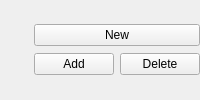
        <widget class="QWidget" name="widget" native="true">
         <layout class="QGridLayout" name="gridLayout_2">
          <property name="leftMargin">
           <number>0</number>
          </property>
          <property name="topMargin">
           <number>0</number>
          </property>
          <property name="rightMargin">
           <number>0</number>
          </property>
          <property name="bottomMargin">
           <number>0</number>
          </property>
          <item row="0" column="0">
           <spacer name="Spacer3">
            <property name="orientation">
             <enum>Qt::Orientation::Horizontal</enum>
            </property>
            <property name="sizeType">
             <enum>QSizePolicy::Policy::Expanding</enum>
            </property>
            <property name="sizeHint" stdset="0">
             <size>
              <width>0</width>
              <height>53</height>
             </size>
            </property>
           </spacer>
          </item>
          <item row="0" column="1">
           <layout class="QVBoxLayout" name="_2">
            <property name="spacing">
             <number>6</number>
            </property>
            <property name="leftMargin">
             <number>0</number>
            </property>
            <property name="topMargin">
             <number>0</number>
            </property>
            <property name="rightMargin">
             <number>0</number>
            </property>
            <property name="bottomMargin">
             <number>0</number>
            </property>
            <item>
             <widget class="QPushButton" name="pb_server_new">
              <property name="sizePolicy">
               <sizepolicy hsizetype="Preferred" vsizetype="Fixed">
                <horstretch>0</horstretch>
                <verstretch>0</verstretch>
               </sizepolicy>
              </property>
              <property name="toolTip">
               <string>Clear the server form.</string>
              </property>
              <property name="whatsThis">
               <string>New

clear form; doesn't make any changes to the entries</string>
              </property>
              <property name="text">
               <string>New</string>
              </property>
             </widget>
            </item>
            <item>
             <layout class="QHBoxLayout" name="_3">
              <property name="spacing">
               <number>6</number>
              </property>
              <property name="leftMargin">
               <number>0</number>
              </property>
              <property name="topMargin">
               <number>0</number>
              </property>
              <property name="rightMargin">
               <number>0</number>
              </property>
              <property name="bottomMargin">
               <number>0</number>
              </property>
              <item>
               <widget class="QPushButton" name="pb_server_add">
                <property name="toolTip">
                 <string>Add or change the current entry.</string>
                </property>
                <property name="whatsThis">
                 <string>Add or Change

Label 'Change ' appears when title is not unique, i.e. the saved entries with that title will be superseded by the current entries.

Label 'Add' is default. The given entries will be saved under the given title.</string>
                </property>
                <property name="text">
                 <string>Add</string>
                </property>
               </widget>
              </item>
              <item>
               <widget class="QPushButton" name="pb_server_delete">
                <property name="toolTip">
                 <string>Delete the current entry.</string>
                </property>
                <property name="whatsThis">
                 <string>Delete

Deletes the saved entries with same Title.

Note: 'Delete' concerns saved records.</string>
                </property>
                <property name="text">
                 <string>Delete</string>
                </property>
               </widget>
              </item>
             </layout>
            </item>
           </layout>
          </item>
         </layout>
        </widget>
